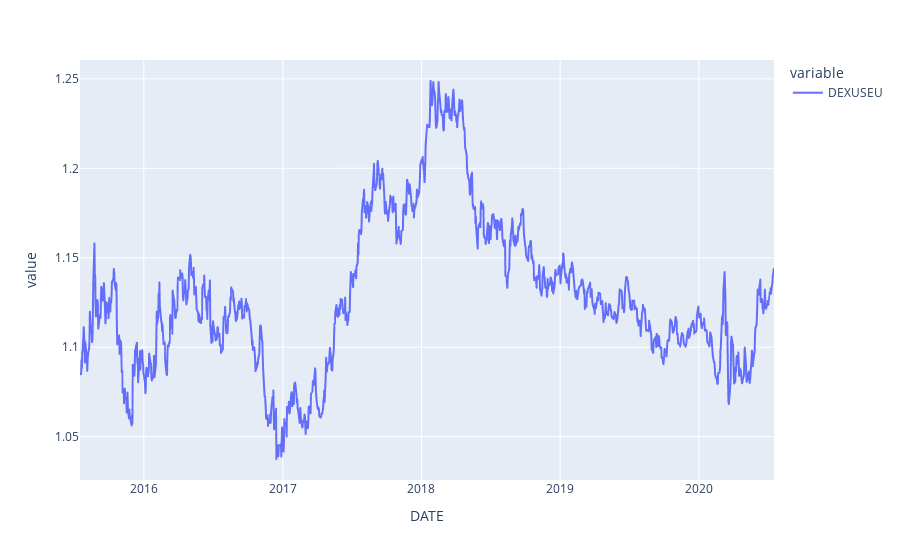

Here is the notebook cell this chart was saved with:
### Code cell
px.line(df)

### Figure 1 — Plotly figure (JSON) as saved in the notebook; plotly's stock layout.template omitted (floating-point values rounded to 4 significant figures; data arrays with more than 128 entries replaced by an {"elided": "..."} marker saying what was removed)
{"data": [{"hovertemplate": "variable=DEXUSEU<br>DATE=%{x}<br>value=%{y}<extra></extra>", "legendgroup": "DEXUSEU", "line": {"color": "#636efa", "dash": "solid"}, "mode": "lines", "name": "DEXUSEU", "showlegend": true, "type": "scattergl", "x": {"elided": "1251 str values"}, "xaxis": "x", "y": {"elided": "1251 float values"}, "yaxis": "y"}], "layout": {"legend": {"title": {"text": "variable"}, "tracegroupgap": 0}, "margin": {"t": 60}, "xaxis": {"anchor": "y", "domain": [0, 1], "title": {"text": "DATE"}}, "yaxis": {"anchor": "x", "domain": [0, 1], "title": {"text": "value"}}}}
